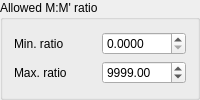
                        <widget class="QGroupBox" name="ratioGroupBox">
                         <property name="title">
                          <string>Allowed M:M' ratio</string>
                         </property>
                         <layout class="QGridLayout" name="gridLayout_45">
                          <item row="0" column="0">
                           <layout class="QGridLayout" name="gridLayout_44">
                            <item row="0" column="0">
                             <widget class="QLabel" name="label_3">
                              <property name="text">
                               <string>Min. ratio</string>
                              </property>
                             </widget>
                            </item>
                            <item row="1" column="0">
                             <widget class="QLabel" name="label_40">
                              <property name="text">
                               <string>Max. ratio</string>
                              </property>
                             </widget>
                            </item>
                            <item row="0" column="1">
                             <widget class="QDoubleSpinBox" name="minRatio">
                              <property name="decimals">
                               <number>4</number>
                              </property>
                              <property name="maximum">
                               <double>9999.989999999999782</double>
                              </property>
                              <property name="singleStep">
                               <double>0.100000000000000</double>
                              </property>
                             </widget>
                            </item>
                            <item row="1" column="1">
                             <widget class="QDoubleSpinBox" name="maxRatio">
                              <property name="maximum">
                               <double>999999.989999999990687</double>
                              </property>
                              <property name="singleStep">
                               <double>0.100000000000000</double>
                              </property>
                              <property name="value">
                               <double>9999.000000000000000</double>
                              </property>
                             </widget>
                            </item>
                           </layout>
                          </item>
                         </layout>
                        </widget>
